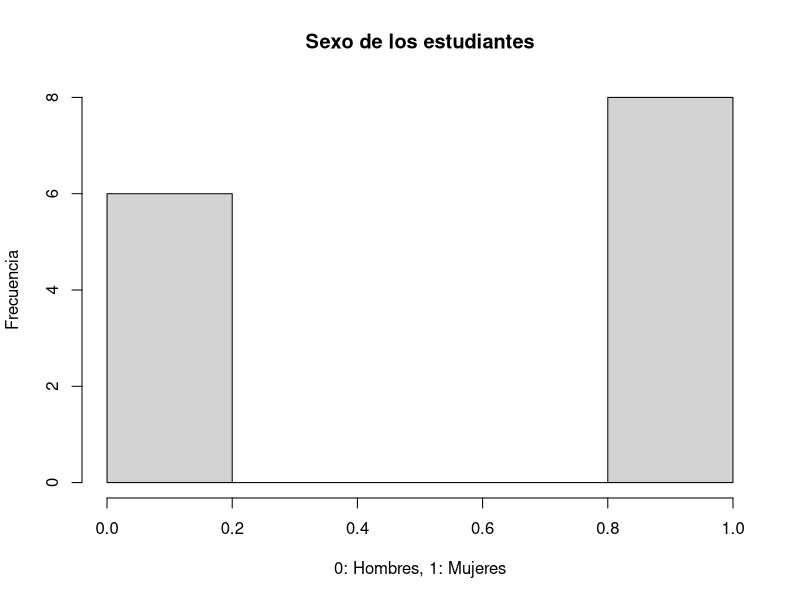
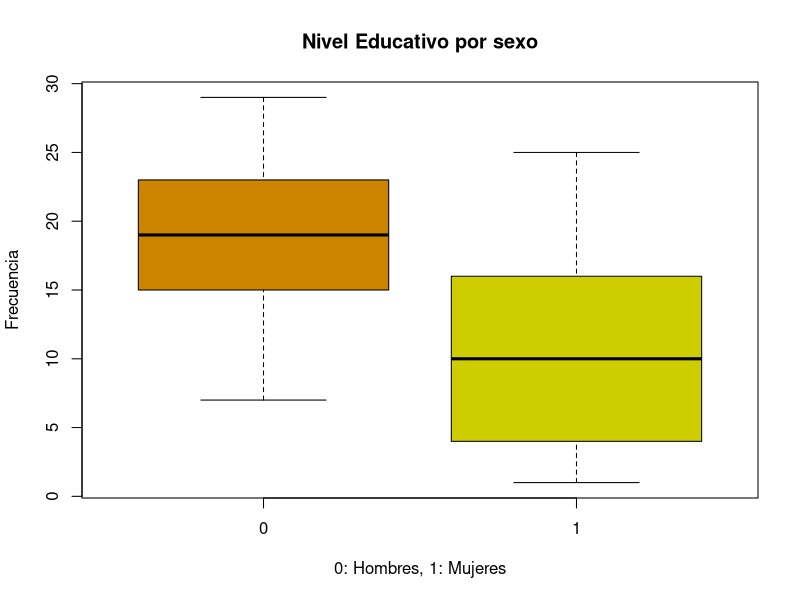

Reproduce these figures in R, in order.
# Matriz 14x5
# Variables: Nombre, nivel eduacativo, peso, altura y edad.



#-------------------------------

Estudiantes <- matrix(1:30,14,4 ,byrow = T)



dimnames(Estudiantes) <- list(c("a","b","c","aa","bb","cc","a","b","c","aaa","bbb","ccc","aaaa","bbbb"), c("Curso","Peso","Altura","Edad"))

(Estudiantes)


sexo <- c(1,1,1,1,0,0,1,0,1,0,1,0,1,0) # 0: Hombre y 1: Mujeres

Estudiantes <- cbind(Estudiantes,sexo)
(Estudiantes)

#-------------------------------


#-------------------------------
Estudiantes<-data.frame(Estudiantes)
class(Estudiantes)

#-------------------------------

#-------------------------------
hist(Estudiantes$sexo, main="Sexo de los estudiantes", xlab = "0: Hombres, 1: Mujeres",ylab = "Frecuencia")
#-------------------------------

#-------------------------------
boxplot(formula = Estudiantes$Curso ~ Estudiantes$sexo, data =  Estudiantes, main = "Nivel Educativo por sexo",xlab = "0: Hombres, 1: Mujeres", ylab = "Frecuencia", col = c("orange3", "yellow3"))
#-------------------------------



